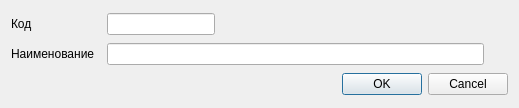
<?xml version="1.0" encoding="UTF-8"?>
<ui version="4.0">
 <class>Dialog</class>
 <widget class="QDialog" name="Dialog">
  <property name="geometry">
   <rect>
    <x>0</x>
    <y>0</y>
    <width>519</width>
    <height>108</height>
   </rect>
  </property>
  <property name="windowTitle">
   <string>Группы услуг</string>
  </property>
  <property name="layoutDirection">
   <enum>Qt::LeftToRight</enum>
  </property>
  <layout class="QGridLayout" name="gridLayout">
   <item row="1" column="0">
    <widget class="QLabel" name="label">
     <property name="text">
      <string>Код</string>
     </property>
    </widget>
   </item>
   <item row="3" column="0" colspan="7">
    <widget class="QDialogButtonBox" name="buttonBox">
     <property name="orientation">
      <enum>Qt::Horizontal</enum>
     </property>
     <property name="standardButtons">
      <set>QDialogButtonBox::Cancel|QDialogButtonBox::Ok</set>
     </property>
    </widget>
   </item>
   <item row="2" column="2">
    <widget class="QLineEdit" name="edtName"/>
   </item>
   <item row="2" column="0">
    <widget class="QLabel" name="label_2">
     <property name="text">
      <string>Наименование</string>
     </property>
    </widget>
   </item>
   <item row="1" column="2">
    <layout class="QHBoxLayout" name="horizontalLayout">
     <property name="rightMargin">
      <number>0</number>
     </property>
     <item>
      <widget class="QLineEdit" name="edtCode">
       <property name="sizePolicy">
        <sizepolicy hsizetype="Fixed" vsizetype="Fixed">
         <horstretch>0</horstretch>
         <verstretch>0</verstretch>
        </sizepolicy>
       </property>
       <property name="minimumSize">
        <size>
         <width>100</width>
         <height>0</height>
        </size>
       </property>
      </widget>
     </item>
     <item>
      <spacer name="horizontalSpacer">
       <property name="orientation">
        <enum>Qt::Horizontal</enum>
       </property>
       <property name="sizeHint" stdset="0">
        <size>
         <width>40</width>
         <height>20</height>
        </size>
       </property>
      </spacer>
     </item>
    </layout>
   </item>
  </layout>
 </widget>
 <tabstops>
  <tabstop>edtCode</tabstop>
  <tabstop>edtName</tabstop>
  <tabstop>buttonBox</tabstop>
 </tabstops>
 <resources/>
 <connections>
  <connection>
   <sender>buttonBox</sender>
   <signal>accepted()</signal>
   <receiver>Dialog</receiver>
   <slot>accept()</slot>
   <hints>
    <hint type="sourcelabel">
     <x>248</x>
     <y>254</y>
    </hint>
    <hint type="destinationlabel">
     <x>157</x>
     <y>274</y>
    </hint>
   </hints>
  </connection>
  <connection>
   <sender>buttonBox</sender>
   <signal>rejected()</signal>
   <receiver>Dialog</receiver>
   <slot>reject()</slot>
   <hints>
    <hint type="sourcelabel">
     <x>316</x>
     <y>260</y>
    </hint>
    <hint type="destinationlabel">
     <x>286</x>
     <y>274</y>
    </hint>
   </hints>
  </connection>
 </connections>
</ui>
